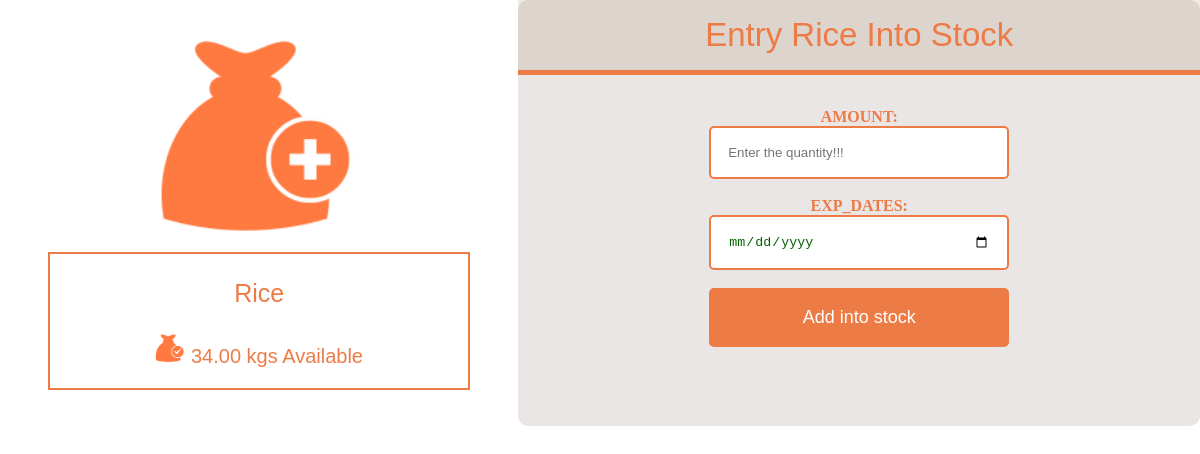
The page /stock_in.php?pid=11 on the database as committed earlier.
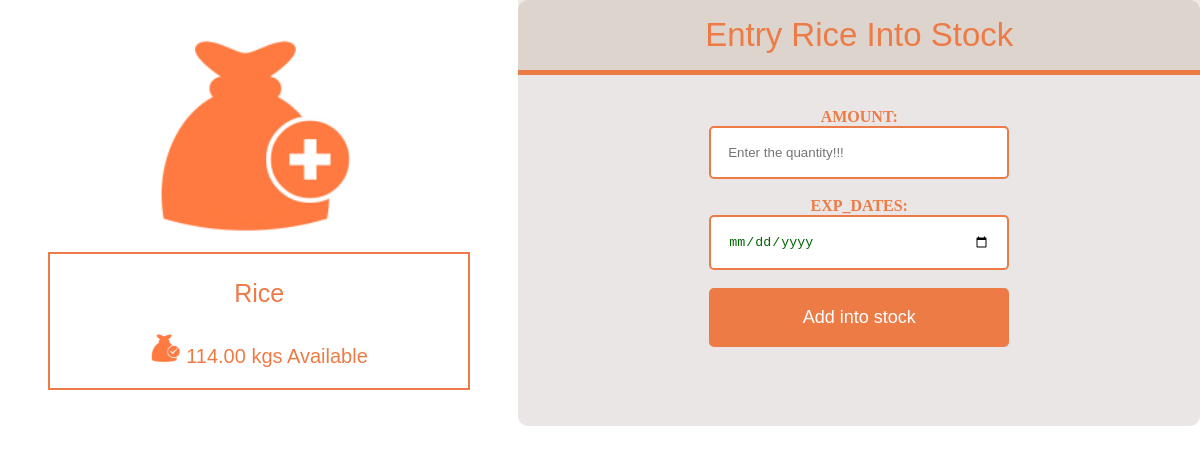
The same page on the database as committed later.
### tables this page shows
CREATE TABLE `products` (
  `pro_id` int(11) NOT NULL,
  `product_name` varchar(200) NOT NULL,
  `Quantity` decimal(13,2) NOT NULL,
  `qnty_measures` varchar(50) NOT NULL DEFAULT 'kgs'
);

### stock_in.php (the view, shortened to what this page needs)
<?php
include'connection.php';
$pid=$_GET['pid'];
$qr=mysqli_query($con,"select * from products where pro_id='$pid'");
$fetch1=mysqli_fetch_array($qr);
?>
<!DOCTYPE html>
<html>
<head>
	<link rel="stylesheet" href="styles/stock_in.css">
</head>
<body>
	<center>
<div class="mai">
	<div class="details">
		<img src="images/ad.png" height="200" width="200">
		<div style="font: 25px arial black,sans-serif;color: rgb(237, 123, 70);border: 2px solid rgb(237, 123, 70);margin: 1rem;">
			<p><?php echo $fetch1['product_name'];?></p>
			<p style="font-size: 20px;">
				<img src="images/av.png" width="30" height="30">
				<?php echo $fetch1['Quantity']." ".$fetch1['qnty_measures'];?> Available</p>
		</div>
	</div>
	<form method="POST">
		<h3>Entry <?php echo $fetch1['product_name'];?> Into Stock</h3>
<b style="color: rgb(237, 123, 70);">AMOUNT:</b><br><input type="number" name="kilogram" placeholder="Enter the quantity!!!"><br><br>
<b style="color: rgb(237, 123, 70);">EXP_DATES:</b><br><input type="date" name="dates" placeholder="Enter Product expired date"><br><br>
<input type="submit" name="sub" value="Add into stock">
</form>
</div>
</body>
</html>

Rows that differ between the two databases and show on the page:
changed products "Rice": Quantity "34.00" → "114.00"
